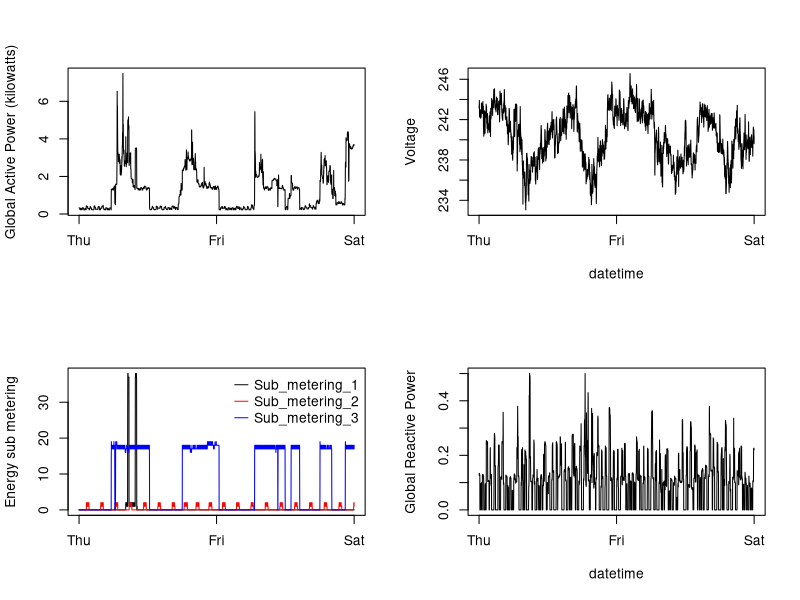

R code for this plot:
hpc <- read.csv("data/hpc.csv")
png(filename = "plots/plot4.png", width = 480, height = 480)
par(mfrow = c(2,2))

plot(hpc$Global_active_power, type = "l", xlab = "", ylab = "Global Active Power (kilowatts)", xaxt="n")
axis(1, c(1, nrow(hpc) / 2, nrow(hpc)), c("Thu", "Fri", "Sat"))

plot(hpc$Voltage, type = "l", xlab = "datetime", ylab = "Voltage", xaxt="n")
axis(1, c(1, nrow(hpc) / 2, nrow(hpc)), c("Thu", "Fri", "Sat"))

plot(hpc$Sub_metering_1, type = "l", xlab = "", ylab = "Energy sub metering", xaxt="n", col="black")
lines(hpc$Sub_metering_2, col="red")
lines(hpc$Sub_metering_3, col="blue")
legend("topright", c("Sub_metering_1", "Sub_metering_2", "Sub_metering_3"), col=c("black", "red", "blue"), pch="—", bty="n")
axis(1, c(1, nrow(hpc) / 2, nrow(hpc)), c("Thu", "Fri", "Sat"))

plot(hpc$Global_reactive_power, type = "l", xlab = "datetime", ylab = "Global Reactive Power", xaxt="n")
axis(1, c(1, nrow(hpc) / 2, nrow(hpc)), c("Thu", "Fri", "Sat"))

dev.off()

